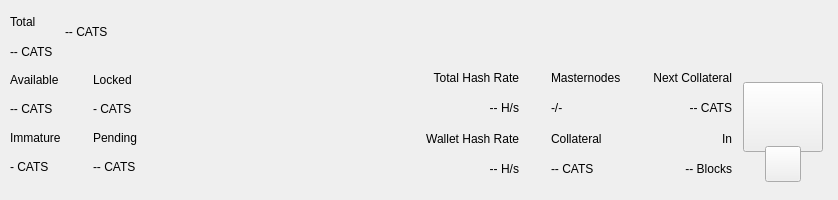
<?xml version="1.0" encoding="UTF-8"?>
<ui version="4.0">
 <class>TopBar</class>
 <widget class="QWidget" name="TopBar">
  <property name="geometry">
   <rect>
    <x>0</x>
    <y>0</y>
    <width>838</width>
    <height>200</height>
   </rect>
  </property>
  <property name="minimumSize">
   <size>
    <width>0</width>
    <height>200</height>
   </size>
  </property>
  <property name="maximumSize">
   <size>
    <width>16777215</width>
    <height>200</height>
   </size>
  </property>
  <property name="windowTitle">
   <string>Form</string>
  </property>
  <layout class="QVBoxLayout" name="verticalLayout_10" stretch="0">
   <property name="spacing">
    <number>0</number>
   </property>
   <property name="leftMargin">
    <number>0</number>
   </property>
   <property name="topMargin">
    <number>0</number>
   </property>
   <property name="rightMargin">
    <number>0</number>
   </property>
   <property name="bottomMargin">
    <number>0</number>
   </property>
   <item>
    <widget class="PFBorderImage" name="containerTop">
     <layout class="QVBoxLayout" name="verticalLayout_11">
      <property name="spacing">
       <number>0</number>
      </property>
      <property name="leftMargin">
       <number>0</number>
      </property>
      <property name="topMargin">
       <number>0</number>
      </property>
      <property name="rightMargin">
       <number>0</number>
      </property>
      <property name="bottomMargin">
       <number>0</number>
      </property>
      <item>
       <widget class="QWidget" name="top_container_2" native="true">
        <property name="minimumSize">
         <size>
          <width>0</width>
          <height>65</height>
         </size>
        </property>
        <layout class="QHBoxLayout" name="top_container">
         <property name="spacing">
          <number>0</number>
         </property>
         <property name="leftMargin">
          <number>10</number>
         </property>
         <property name="topMargin">
          <number>0</number>
         </property>
         <property name="rightMargin">
          <number>10</number>
         </property>
         <property name="bottomMargin">
          <number>0</number>
         </property>
         <item>
          <layout class="QHBoxLayout" name="horizontalLayout_4">
           <property name="spacing">
            <number>12</number>
           </property>
           <property name="rightMargin">
            <number>0</number>
           </property>
           <item>
            <widget class="QWidget" name="widgetAmount" native="true">
             <layout class="QVBoxLayout" name="verticalLayout_2">
              <property name="spacing">
               <number>2</number>
              </property>
              <property name="leftMargin">
               <number>0</number>
              </property>
              <property name="topMargin">
               <number>8</number>
              </property>
              <property name="rightMargin">
               <number>0</number>
              </property>
              <property name="bottomMargin">
               <number>0</number>
              </property>
              <item>
               <widget class="QLabel" name="labelTitle1">
                <property name="text">
                 <string>Total</string>
                </property>
               </widget>
              </item>
              <item>
               <widget class="PrivateQLabel" name="labelAmountPiv">
                <property name="text">
                 <string notr="true">-- CATS</string>
                </property>
               </widget>
              </item>
             </layout>
            </widget>
           </item>
           <item alignment="Qt::AlignVCenter">
            <widget class="QWidget" name="widgetTopAmount" native="true">
             <property name="sizePolicy">
              <sizepolicy hsizetype="Preferred" vsizetype="Maximum">
               <horstretch>0</horstretch>
               <verstretch>0</verstretch>
              </sizepolicy>
             </property>
             <layout class="QHBoxLayout" name="horizontalLayout_5">
              <property name="spacing">
               <number>0</number>
              </property>
              <property name="leftMargin">
               <number>0</number>
              </property>
              <property name="topMargin">
               <number>0</number>
              </property>
              <property name="rightMargin">
               <number>0</number>
              </property>
              <property name="bottomMargin">
               <number>0</number>
              </property>
              <item alignment="Qt::AlignTop">
               <widget class="PrivateQLabel" name="labelAmountTopPiv">
                <property name="minimumSize">
                 <size>
                  <width>0</width>
                  <height>36</height>
                 </size>
                </property>
                <property name="styleSheet">
                 <string notr="true">padding:0px;margin:0px;</string>
                </property>
                <property name="text">
                 <string notr="true">-- CATS</string>
                </property>
               </widget>
              </item>
             </layout>
            </widget>
           </item>
           <item>
            <spacer name="horizontalSpacer">
             <property name="orientation">
              <enum>Qt::Horizontal</enum>
             </property>
             <property name="sizeHint" stdset="0">
              <size>
               <width>40</width>
               <height>20</height>
              </size>
             </property>
            </spacer>
           </item>
           <item alignment="Qt::AlignRight">
            <widget class="QWidget" name="layoutSync" native="true">
             <property name="minimumSize">
              <size>
               <width>0</width>
               <height>36</height>
              </size>
             </property>
             <property name="maximumSize">
              <size>
               <width>16777215</width>
               <height>36</height>
              </size>
             </property>
             <layout class="QVBoxLayout" name="verticalLayout_9">
              <property name="leftMargin">
               <number>0</number>
              </property>
              <property name="topMargin">
               <number>0</number>
              </property>
              <property name="rightMargin">
               <number>0</number>
              </property>
              <property name="bottomMargin">
               <number>0</number>
              </property>
              <item>
               <widget class="ExpandableButton" name="pushButtonSync" native="true">
                <property name="minimumSize">
                 <size>
                  <width>36</width>
                  <height>36</height>
                 </size>
                </property>
                <property name="maximumSize">
                 <size>
                  <width>16777215</width>
                  <height>36</height>
                 </size>
                </property>
               </widget>
              </item>
             </layout>
            </widget>
           </item>
           <item>
            <widget class="ExpandableButton" name="pushButtonHDUpgrade" native="true">
             <property name="minimumSize">
              <size>
               <width>36</width>
               <height>36</height>
              </size>
             </property>
             <property name="maximumSize">
              <size>
               <width>16777215</width>
               <height>36</height>
              </size>
             </property>
            </widget>
           </item>
           <item>
            <widget class="ExpandableButton" name="pushButtonStack" native="true">
             <property name="minimumSize">
              <size>
               <width>36</width>
               <height>36</height>
              </size>
             </property>
             <property name="maximumSize">
              <size>
               <width>16777215</width>
               <height>36</height>
              </size>
             </property>
            </widget>
           </item>
           <item>
            <widget class="ExpandableButton" name="pushButtonConf" native="true">
             <property name="minimumSize">
              <size>
               <width>36</width>
               <height>36</height>
              </size>
             </property>
             <property name="maximumSize">
              <size>
               <width>16777215</width>
               <height>36</height>
              </size>
             </property>
            </widget>
           </item>
           <item>
            <widget class="ExpandableButton" name="pushButtonMasternodes" native="true">
             <property name="minimumSize">
              <size>
               <width>36</width>
               <height>36</height>
              </size>
             </property>
             <property name="maximumSize">
              <size>
               <width>16777215</width>
               <height>36</height>
              </size>
             </property>
            </widget>
           </item>
           <item>
            <widget class="ExpandableButton" name="pushButtonConsole" native="true">
             <property name="minimumSize">
              <size>
               <width>36</width>
               <height>36</height>
              </size>
             </property>
             <property name="maximumSize">
              <size>
               <width>16777215</width>
               <height>36</height>
              </size>
             </property>
            </widget>
           </item>
           <item>
            <widget class="ExpandableButton" name="pushButtonConnection" native="true">
             <property name="minimumSize">
              <size>
               <width>36</width>
               <height>36</height>
              </size>
             </property>
             <property name="maximumSize">
              <size>
               <width>16777215</width>
               <height>36</height>
              </size>
             </property>
            </widget>
           </item>
           <item>
            <widget class="ExpandableButton" name="pushButtonTor" native="true">
             <property name="minimumSize">
              <size>
               <width>36</width>
               <height>36</height>
              </size>
             </property>
             <property name="maximumSize">
              <size>
               <width>16777215</width>
               <height>36</height>
              </size>
             </property>
            </widget>
           </item>
           <item>
            <widget class="ExpandableButton" name="pushButtonLock" native="true">
             <property name="sizePolicy">
              <sizepolicy hsizetype="Expanding" vsizetype="Expanding">
               <horstretch>0</horstretch>
               <verstretch>0</verstretch>
              </sizepolicy>
             </property>
             <property name="minimumSize">
              <size>
               <width>36</width>
               <height>0</height>
              </size>
             </property>
             <property name="maximumSize">
              <size>
               <width>16777215</width>
               <height>36</height>
              </size>
             </property>
            </widget>
           </item>
           <item>
            <widget class="ExpandableButton" name="pushButtonTheme" native="true">
             <property name="minimumSize">
              <size>
               <width>36</width>
               <height>36</height>
              </size>
             </property>
             <property name="maximumSize">
              <size>
               <width>16777215</width>
               <height>36</height>
              </size>
             </property>
            </widget>
           </item>
           <item>
            <widget class="ExpandableButton" name="pushButtonFAQ" native="true">
             <property name="minimumSize">
              <size>
               <width>36</width>
               <height>36</height>
              </size>
             </property>
             <property name="maximumSize">
              <size>
               <width>16777215</width>
               <height>36</height>
              </size>
             </property>
            </widget>
           </item>
           <item>
            <widget class="ExpandableButton" name="pushButtonPrivacy" native="true">
             <property name="minimumSize">
              <size>
               <width>36</width>
               <height>36</height>
              </size>
             </property>
             <property name="maximumSize">
              <size>
               <width>16777215</width>
               <height>36</height>
              </size>
             </property>
            </widget>
           </item>
          </layout>
         </item>
        </layout>
       </widget>
      </item>
      <item>
       <widget class="QWidget" name="bottom_container" native="true">
        <property name="minimumSize">
         <size>
          <width>0</width>
          <height>135</height>
         </size>
        </property>
        <layout class="QHBoxLayout" name="botton_container">
         <property name="leftMargin">
          <number>10</number>
         </property>
         <property name="topMargin">
          <number>0</number>
         </property>
         <property name="rightMargin">
          <number>10</number>
         </property>
         <property name="bottomMargin">
          <number>10</number>
         </property>
         <item>
          <layout class="QHBoxLayout" name="horizontalLayout_3">
           <property name="spacing">
            <number>0</number>
           </property>
           <property name="bottomMargin">
            <number>9</number>
           </property>
           <item>
            <layout class="QVBoxLayout" name="verticalLayout_7">
             <property name="spacing">
              <number>0</number>
             </property>
             <property name="leftMargin">
              <number>0</number>
             </property>
             <property name="rightMargin">
              <number>0</number>
             </property>
             <item>
              <layout class="QHBoxLayout" name="horizontalLayout_2">
               <property name="spacing">
                <number>0</number>
               </property>
               <item>
                <layout class="QVBoxLayout" name="verticalLayout_6">
                 <item>
                  <widget class="QLabel" name="labelTitle5">
                   <property name="text">
                    <string>Available</string>
                   </property>
                  </widget>
                 </item>
                 <item>
                  <widget class="PrivateQLabel" name="labelAvailablePiv">
                   <property name="text">
                    <string>-- CATS</string>
                   </property>
                  </widget>
                 </item>
                 <item>
                  <widget class="QLabel" name="labelTitle4">
                   <property name="text">
                    <string>Immature</string>
                   </property>
                  </widget>
                 </item>
                 <item>
                  <widget class="PrivateQLabel" name="labelImmaturePiv">
                   <property name="text">
                    <string notr="true">- CATS</string>
                   </property>
                  </widget>
                 </item>
                </layout>
               </item>
               <item>
                <layout class="QVBoxLayout" name="verticalLayout_8">
                 <property name="leftMargin">
                  <number>32</number>
                 </property>
                 <item>
                  <widget class="QLabel" name="labelTitle6">
                   <property name="text">
                    <string>Locked</string>
                   </property>
                  </widget>
                 </item>
                 <item>
                  <widget class="PrivateQLabel" name="labelLockedPiv">
                   <property name="text">
                    <string>- CATS</string>
                   </property>
                  </widget>
                 </item>
                 <item>
                  <widget class="QLabel" name="labelTitle3">
                   <property name="text">
                    <string>Pending</string>
                   </property>
                  </widget>
                 </item>
                 <item>
                  <widget class="PrivateQLabel" name="labelPendingPiv">
                   <property name="text">
                    <string notr="true">-- CATS</string>
                   </property>
                  </widget>
                 </item>
                </layout>
               </item>
              </layout>
             </item>
            </layout>
           </item>
          </layout>
         </item>
         <item>
          <spacer name="horizontalSpacer_2">
           <property name="orientation">
            <enum>Qt::Horizontal</enum>
           </property>
           <property name="sizeHint" stdset="0">
            <size>
             <width>40</width>
             <height>20</height>
            </size>
           </property>
          </spacer>
         </item>
         <item>
          <layout class="QHBoxLayout" name="horizontalLayout_6">
           <property name="spacing">
            <number>0</number>
           </property>
           <property name="rightMargin">
            <number>0</number>
           </property>
           <property name="bottomMargin">
            <number>9</number>
           </property>
           <item>
            <widget class="QWidget" name="widgetStaking" native="true">
             <layout class="QVBoxLayout" name="verticalLayout_12">
              <property name="leftMargin">
               <number>32</number>
              </property>
              <property name="topMargin">
               <number>0</number>
              </property>
              <property name="rightMargin">
               <number>0</number>
              </property>
              <property name="bottomMargin">
               <number>0</number>
              </property>
              <item>
               <widget class="QLabel" name="labelNetworkHashRateTitle">
                <property name="text">
                 <string>Total Hash Rate</string>
                </property>
                <property name="textFormat">
                 <enum>Qt::AutoText</enum>
                </property>
                <property name="alignment">
                 <set>Qt::AlignRight|Qt::AlignTrailing|Qt::AlignVCenter</set>
                </property>
               </widget>
              </item>
              <item>
               <widget class="QLabel" name="labelNetworkHashRateValue">
                <property name="layoutDirection">
                 <enum>Qt::LeftToRight</enum>
                </property>
                <property name="text">
                 <string>-- H/s</string>
                </property>
                <property name="textFormat">
                 <enum>Qt::AutoText</enum>
                </property>
                <property name="alignment">
                 <set>Qt::AlignRight|Qt::AlignTrailing|Qt::AlignVCenter</set>
                </property>
               </widget>
              </item>
              <item>
               <widget class="QLabel" name="labelWalletHashRateTitle">
                <property name="text">
                 <string>Wallet Hash Rate</string>
                </property>
                <property name="textFormat">
                 <enum>Qt::AutoText</enum>
                </property>
                <property name="alignment">
                 <set>Qt::AlignRight|Qt::AlignTrailing|Qt::AlignVCenter</set>
                </property>
               </widget>
              </item>
              <item>
               <widget class="PrivateQLabel" name="labelWalletHashRateValue">
                <property name="text">
                 <string notr="true">-- H/s</string>
                </property>
                <property name="textFormat">
                 <enum>Qt::AutoText</enum>
                </property>
                <property name="alignment">
                 <set>Qt::AlignRight|Qt::AlignTrailing|Qt::AlignVCenter</set>
                </property>
               </widget>
              </item>
             </layout>
            </widget>
           </item>
           <item>
            <widget class="QWidget" name="widgetMasternodes" native="true">
             <layout class="QVBoxLayout">
              <property name="leftMargin">
               <number>32</number>
              </property>
              <property name="topMargin">
               <number>0</number>
              </property>
              <property name="rightMargin">
               <number>0</number>
              </property>
              <property name="bottomMargin">
               <number>0</number>
              </property>
              <item>
               <widget class="QLabel" name="labelMasternodesTitle">
                <property name="text">
                 <string>Masternodes</string>
                </property>
               </widget>
              </item>
              <item>
               <widget class="PrivateQLabel" name="labelMasternodeCount">
                <property name="text">
                 <string>-/-</string>
                </property>
               </widget>
              </item>
              <item>
               <widget class="QLabel" name="labelCollateralTitle">
                <property name="text">
                 <string>Collateral</string>
                </property>
               </widget>
              </item>
              <item>
               <widget class="QLabel" name="labelCollateralValue">
                <property name="text">
                 <string notr="true">-- CATS</string>
                </property>
               </widget>
              </item>
             </layout>
            </widget>
           </item>
           <item>
            <widget class="QWidget" name="widgetNextCollateral" native="true">
             <layout class="QVBoxLayout" name="verticalLayout_12">
              <property name="leftMargin">
               <number>32</number>
              </property>
              <property name="topMargin">
               <number>0</number>
              </property>
              <property name="rightMargin">
               <number>0</number>
              </property>
              <property name="bottomMargin">
               <number>0</number>
              </property>
              <item>
               <widget class="QLabel" name="labelNextMasternodesTitle">
                <property name="text">
                 <string>Next Collateral</string>
                </property>
                <property name="textFormat">
                 <enum>Qt::AutoText</enum>
                </property>
                <property name="alignment">
                 <set>Qt::AlignRight|Qt::AlignTrailing|Qt::AlignVCenter</set>
                </property>
               </widget>
              </item>
              <item>
               <widget class="QLabel" name="labelNextCollateralValue">
                <property name="text">
                 <string>-- CATS</string>
                </property>
                <property name="textFormat">
                 <enum>Qt::AutoText</enum>
                </property>
                <property name="alignment">
                 <set>Qt::AlignRight|Qt::AlignTrailing|Qt::AlignVCenter</set>
                </property>
               </widget>
              </item>
              <item>
               <widget class="QLabel" name="labelRemainingBlocks">
                <property name="text">
                 <string>In</string>
                </property>
                <property name="textFormat">
                 <enum>Qt::AutoText</enum>
                </property>
                <property name="alignment">
                 <set>Qt::AlignRight|Qt::AlignTrailing|Qt::AlignVCenter</set>
                </property>
               </widget>
              </item>
              <item>
               <widget class="QLabel" name="labelNextCollateralBlocks">
                <property name="text">
                 <string notr="true">-- Blocks</string>
                </property>
                <property name="textFormat">
                 <enum>Qt::AutoText</enum>
                </property>
                <property name="alignment">
                 <set>Qt::AlignRight|Qt::AlignTrailing|Qt::AlignVCenter</set>
                </property>
               </widget>
              </item>
             </layout>
            </widget>
           </item>
          </layout>
         </item>
         <item>
          <widget class="QWidget" name="qrContainer" native="true">
           <property name="sizePolicy">
            <sizepolicy hsizetype="Preferred" vsizetype="Minimum">
             <horstretch>0</horstretch>
             <verstretch>0</verstretch>
            </sizepolicy>
           </property>
           <property name="minimumSize">
            <size>
             <width>90</width>
             <height>110</height>
            </size>
           </property>
           <property name="maximumSize">
            <size>
             <width>90</width>
             <height>110</height>
            </size>
           </property>
           <layout class="QVBoxLayout" name="containerQR">
            <property name="spacing">
             <number>0</number>
            </property>
            <property name="leftMargin">
             <number>5</number>
            </property>
            <property name="topMargin">
             <number>10</number>
            </property>
            <property name="rightMargin">
             <number>5</number>
            </property>
            <property name="bottomMargin">
             <number>0</number>
            </property>
            <item>
             <widget class="QPushButton" name="btnQr">
              <property name="minimumSize">
               <size>
                <width>70</width>
                <height>70</height>
               </size>
              </property>
              <property name="maximumSize">
               <size>
                <width>16777215</width>
                <height>70</height>
               </size>
              </property>
              <property name="focusPolicy">
               <enum>Qt::NoFocus</enum>
              </property>
              <property name="text">
               <string/>
              </property>
              <property name="iconSize">
               <size>
                <width>70</width>
                <height>70</height>
               </size>
              </property>
             </widget>
            </item>
            <item>
             <spacer name="verticalSpacer">
              <property name="orientation">
               <enum>Qt::Vertical</enum>
              </property>
              <property name="sizeType">
               <enum>QSizePolicy::Fixed</enum>
              </property>
              <property name="sizeHint" stdset="0">
               <size>
                <width>20</width>
                <height>20</height>
               </size>
              </property>
             </spacer>
            </item>
            <item alignment="Qt::AlignHCenter|Qt::AlignBottom">
             <widget class="QPushButton" name="pushButtonQR">
              <property name="minimumSize">
               <size>
                <width>36</width>
                <height>36</height>
               </size>
              </property>
              <property name="maximumSize">
               <size>
                <width>36</width>
                <height>36</height>
               </size>
              </property>
              <property name="focusPolicy">
               <enum>Qt::NoFocus</enum>
              </property>
              <property name="text">
               <string/>
              </property>
             </widget>
            </item>
           </layout>
          </widget>
         </item>
        </layout>
       </widget>
      </item>
     </layout>
    </widget>
   </item>
  </layout>
 </widget>
 <customwidgets>
  <customwidget>
   <class>ExpandableButton</class>
   <extends>QWidget</extends>
   <header>qt/pivx/expandablebutton.h</header>
   <container>1</container>
  </customwidget>
  <customwidget>
   <class>PFBorderImage</class>
   <extends>QFrame</extends>
   <header>qt/pivx/pfborderimage.h</header>
   <container>1</container>
  </customwidget>
  <customwidget>
   <class>PrivateQLabel</class>
   <extends>QLabel</extends>
   <header>qt/pivx/privatelabel.h</header>
   <container>0</container>
  </customwidget>
 </customwidgets>
 <resources/>
 <connections/>
</ui>
